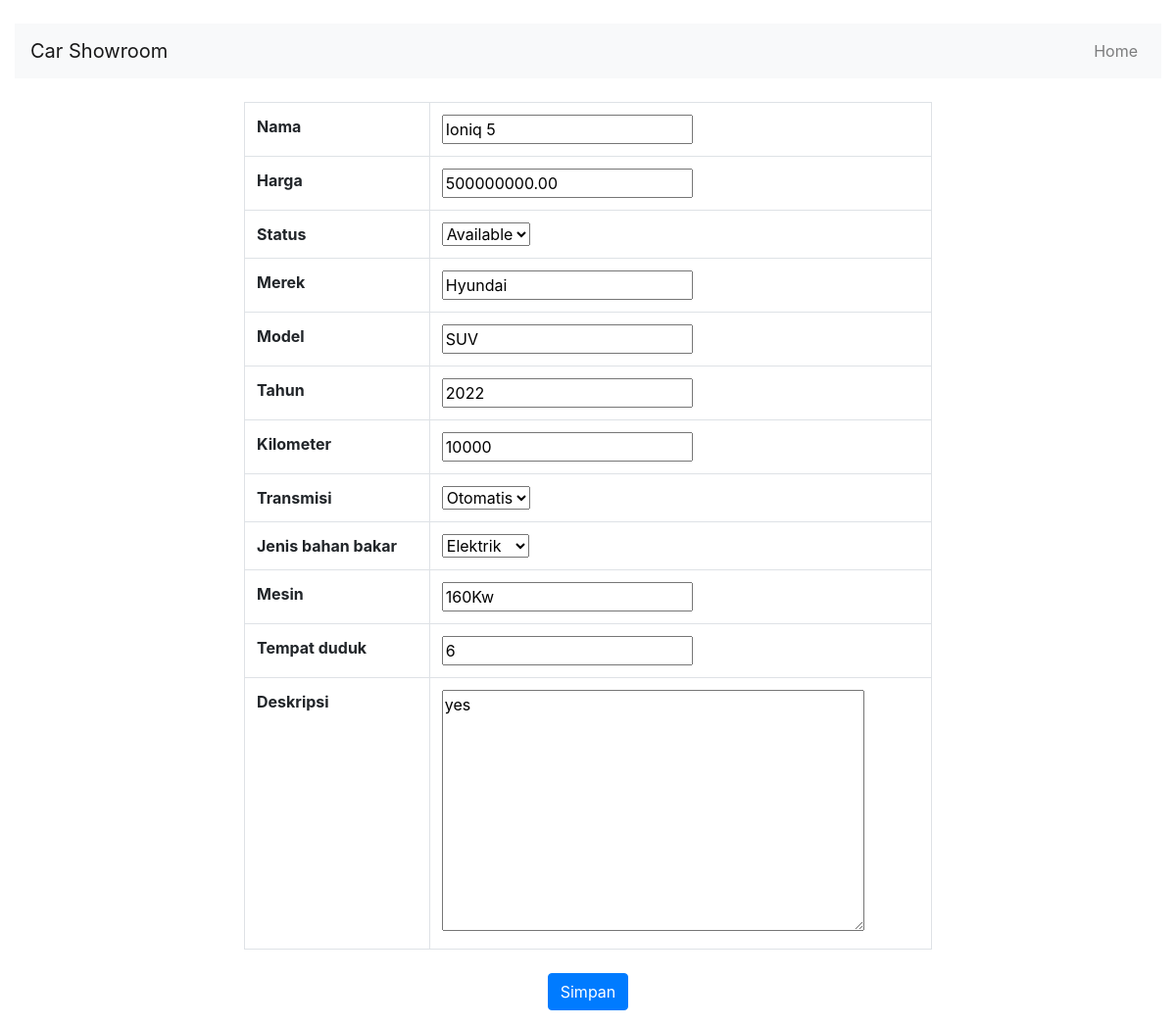
/update/2/ (signed in), run on an earlier commit of the app's database.
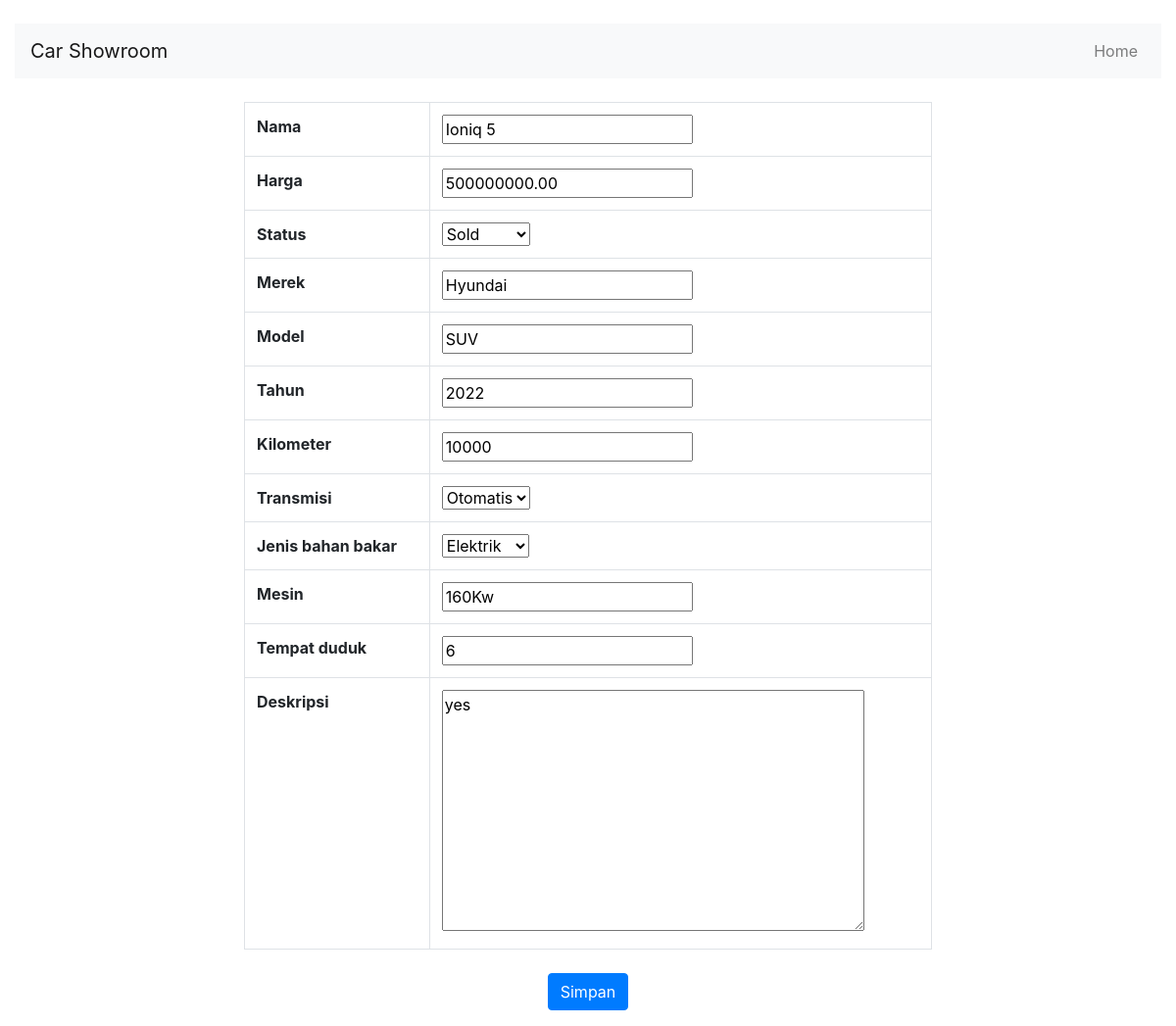
And on a later commit of the database.
### cars/models.py (models this page shows, shortened)
class Cars(models.Model):
    id = models.AutoField(primary_key=True)
    nama = models.CharField(max_length=100)
    harga = models.DecimalField(max_digits=12, decimal_places=2)
    merek = models.CharField(max_length=50)
    model = models.CharField(max_length=50)
    tahun = models.IntegerField()
    kilometer = models.IntegerField()
    transmisi = models.CharField(max_length=20, choices=[('auto','Otomatis'), ('manual', 'Manual')])
    jenis_bahan_bakar = models.CharField(max_length=20, choices=[('bensin','Bensin'), ('diesel', 'Diesel'), ('elektrik', 'Elektrik')])
    mesin = models.CharField(max_length=50)
    tempat_duduk = models.IntegerField()
    deskripsi = models.TextField()
    gambar = models.ImageField(upload_to='cars/images/',blank=True, null=True)
    status = models.CharField(max_length=20,
                              choices=[('available','Available'),('sold','Sold'),('booked','Booked')],default='available')

### cars/views.py (the view)
    def wrapper(request, *args, **kwargs):
        if request.user.is_authenticated and (request.user.is_superuser or request.user.role in ["admin"]):
            return view_func(request, *args, **kwargs)
        return redirect("carList")

### cars/forms.py (shortened to what this page needs)
class CarsForm(forms.ModelForm):
    class Meta:
        model = Cars
        fields = ['nama', 'harga', 'status', 'merek', 'model', 'tahun', 'kilometer', 'transmisi', 'jenis_bahan_bakar', 'mesin', 'tempat_duduk', 'deskripsi']

### cars/views.py (called while the page is built)
def admin_required(view_func):
    def wrapper(request, *args, **kwargs):
        if request.user.is_authenticated and (request.user.is_superuser or request.user.role in ["admin"]):
            return view_func(request, *args, **kwargs)
        return redirect("carList")
    return wrapper

@admin_required
def updateCar(request, car_id):
    car = get_object_or_404(Cars, id=car_id)
    if request.method == 'POST':
        form = CarsForm(request.POST, request.FILES, instance=car)
        if form.is_valid():
            form.save()
            return redirect('carList')
        else:
            logger.error("Form submission failed: %s", form.errors)
    else:
        form = CarsForm(instance=car)
    context = {
        'form': form
    }
    return render(request, 'cars/car_form.html',context=context)

### cars/templates/cars/car_form.html (shortened to what this page needs)
<!DOCTYPE html>
<html lang="en">
<head>
    <link
      rel="stylesheet"
      href="https://cdn.jsdelivr.net/npm/bootstrap@4.0.0/dist/css/bootstrap.min.css"
    />
</head>
<body>
    <div class="container-fluid">
        <div class="row">
            <div class="col-md-12 text-center my-4">
                {% block title_body %}
                <nav class="navbar navbar-expand-lg navbar-light bg-light">
                    <a class="navbar-brand" href="{% url 'carList' %}">Car Showroom</a>
                    <div class="collapse navbar-collapse" id="navbarNav">
                        <ul class="navbar-nav ml-auto">
                            <li class="nav-item">
                                <a class="nav-link" href="{% url 'carList' %}">Home</a>
                            </li>
                        </ul>
                    </div>
                </nav>
                {% endblock title_body %}
            </div>
        </div>
        {% block content_form %}
        <form method="POST" enctype="multipart/form-data">
            <table class="table table-bordered" style="width: 60%; margin: 0 auto;">
            <tbody>
            {% for field in form %}
            {% if not field.is_hidden %}
            <tr>
                <th>{{ field.label }}</th>
                <td>{{ field }}</td>
            </tr>
            {% else %}
            {{ field }}
            {% endif %}
            {% endfor %}
            </tbody>
            </table>
            <div class="mb-3 text-center">
            <button type="submit" class="btn btn-primary mt-4">Simpan</button>
            </div>
        </form>
        {% endblock content_form %}
    </div>
</body>
</html>

What changed in the data, as far as the page shows it:
changed Cars "Ioniq 5": status "Available" → "Sold"
